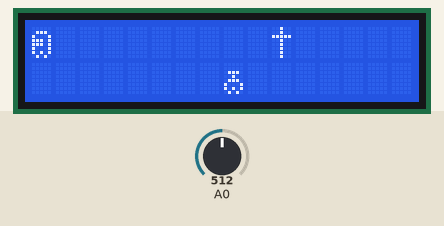
A sketch run on a simulated Arduino Uno, built with avr-gcc and run on an emulated ATmega328P. Parts: 16×2 character LCD. Inputs (shaded band) come from the test bench; at power-on: A0 = 512. Random numbers use the default seed unless the sketch sets one.

Above: at 1.2 s.
1.3 s: A0 set to 0
At 6.2 s:
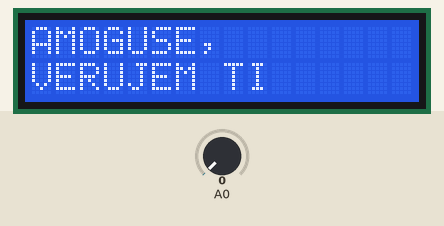
At 8.1 s:
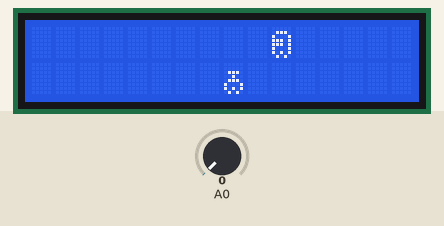
Timing chart, 0 to 9.6 s (numbered marks = the images above; inputs shaded):
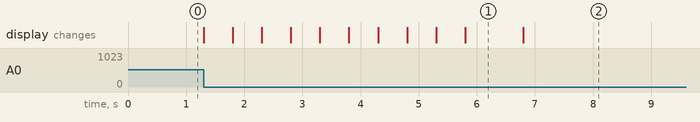

The sketch:

smajli.ino
```cpp
#include  <LiquidCrystal.h>
#define SELECT 1
#define LEFT 2
#define UP 3
#define DOWN 4
#define RIGHT 5

#define GENERISANJE 6
#define IGRA 7
#define BAD_ENDING 8
#define STITKO_POLUVREME 9
#define PROTECC_ENDING 10

LiquidCrystal lcd (8, 9, 4, 5, 6, 7) ;

int pozicijaX, pozicijaY;
int button_old, button_new;
unsigned long time_new, time_old;

int zlockoX, zlockoY;
int stitkoX, stitkoY;

int stanje;
int gamesetup;

bool pokupljen_stitko;

byte smesko[8] {
  B00000,
  B01110,
  B10001,
  B11101,
  B11101,
  B10001,
  B10101,
  B01010,
};

byte zlocko[8] {
  B00000,
  B00000,
  B01110,
  B00100,
  B01110,
  B10001,
  B10101,
  B01010,
};

byte stitko[8] {
  B00100,
  B00100,
  B11111,
  B00100,
  B00100,
  B00100,
  B00100,
  B00100,
};

void setup() {
  Serial.begin(9600);
  randomSeed(analogRead(2));

  lcd.begin(16, 2);
  lcd.createChar(0, smesko);
  lcd.createChar(1, zlocko);
  lcd.createChar(2, stitko);

  time_new = millis();
  time_old = millis();

  pokupljen_stitko = false;

  gamesetup = GENERISANJE;
}

void loop() {

  switch(gamesetup) {
    case GENERISANJE:
        lcd.clear();

        stanje = 0;

        pozicijaX = 0;
        pozicijaY = 0;
        lcd.setCursor(0, 0);
        lcd.write(byte(0));

        zlockoX = random(8, 16);
        zlockoY = random(0, 2);
        lcd.setCursor(zlockoX, zlockoY);
        lcd.write(byte(1));

        do {
          stitkoX = random(8, 16);
        }while (stitkoX == zlockoX);
        stitkoY = 0;
        lcd.setCursor(stitkoX, stitkoY);
        lcd.write(byte(2));

        pokupljen_stitko = false;
        gamesetup = IGRA;
    break;

    case IGRA:
        time_new = millis();
        button_new = ocitaj_taster();

        if (button_new != button_old && button_new != 0) {
          stanje = button_new;
        }

        button_old = button_new;
        switch(stanje) {
          case UP:
            if (pozicijaY == 1) {
              pozicijaY = 0;
              lcd.setCursor(pozicijaX, 1);
              lcd.print(" ");
            }
          break;

          case DOWN:
            if (pozicijaY == 0) {
              pozicijaY = 1;
              lcd.setCursor(pozicijaX, 0);
              lcd.print(" ");
            }
          break;

          case RIGHT:
            lcd.setCursor(pozicijaX, pozicijaY);
            if (time_new - time_old >= 500) {
              if (pozicijaX == 15) {
                pozicijaX = 0;
              }
              else if (pozicijaX < 15) {
                pozicijaX++;
              }
              time_old = time_new;
              lcd.print(" ");
            }
          break;

          case LEFT:
            lcd.setCursor(pozicijaX, pozicijaY);
            if (time_new - time_old >= 500) {
              if (pozicijaX == 0) {
                pozicijaX = 15;
              }
              else if (pozicijaX > 0) {
                pozicijaX--;
              }
              time_old = time_new;
              lcd.print(" ");
            }
          break;

          default:
          break;
        }

        lcd.setCursor(pozicijaX, pozicijaY);
        lcd.write(byte(0));

        if (pozicijaX == stitkoX && pozicijaY == stitkoY && !pokupljen_stitko) {
          pokupljen_stitko = true;
          lcd.clear();
          lcd.print("AMOGUSE,");
          lcd.setCursor(0, 1);
          lcd.print("VERUJEM TI");
          gamesetup = STITKO_POLUVREME;
        }

        if (pozicijaX == zlockoX && pozicijaY == zlockoY && !pokupljen_stitko) {
          lcd.clear();
          lcd.print("AMOGUSE,");
          lcd.setCursor(0, 1);
          lcd.print("SUMNJIV SI!");
          gamesetup = BAD_ENDING;
        }

        else if (pozicijaX == zlockoX && pozicijaY == zlockoY && pokupljen_stitko) {
          lcd.clear();
          lcd.print("OVU RUNDU...");
          lcd.setCursor(0, 1);
          lcd.print("IMAS POSLA.");

          pokupljen_stitko = false;
          gamesetup = PROTECC_ENDING;
        }
    break;

    case BAD_ENDING:
        time_new = millis();
        if (time_new - time_old >= 3000) {
          gamesetup = GENERISANJE;
          lcd.clear();
        }
    break;

    case STITKO_POLUVREME:
        time_new = millis();
        if (time_new - time_old >= 1000) {
          lcd.clear();
          lcd.setCursor(zlockoX, zlockoY);
          lcd.write(byte(1));

          lcd.setCursor(pozicijaX, pozicijaY);
          lcd.write(byte(0));

          stanje = 0;
          gamesetup = IGRA;
        }
    break;

    case PROTECC_ENDING:
        time_new = millis();
        if (time_new - time_old >= 1500) {
           if (zlockoX <= 14) {
            pozicijaX = zlockoX + 1;
           }
           else {
            pozicijaX = zlockoX - 1;
           }
           lcd.clear();
           lcd.setCursor(zlockoX, zlockoY);
           lcd.write(byte(1));
           lcd.setCursor(pozicijaX, pozicijaY);
           lcd.write(byte(0));

           stanje = 0;
           gamesetup = IGRA;
        }
    break;

    default:
    break;
  }

}

byte ocitaj_taster()
{
 int tmp = analogRead(0); //stanje tastera se ocitava preko
 //analognog ulaza 0
 if (tmp > 635 && tmp < 645) //SELECT
  return 1;
 if (tmp > 405 && tmp < 415) //LEFT
  return 2;
 if (tmp > 95 && tmp < 105) //UP
  return 3;
 if (tmp > 252 && tmp < 262) //DOWN
  return 4;
 if (tmp < 5) //RIGHT
  return 5;
 return 0; //nije pritisnut nijedan od tastera
}
```

Measured:
- after the input at 1.3 s, the display: first changes at once (image 1 shows a later state)
- what the display in image 1 shows lasts 1.0 s, from 5.8 s to 6.8 s
